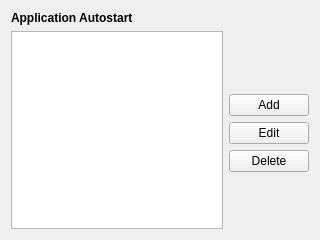
<?xml version="1.0" encoding="UTF-8"?>
<ui version="4.0">
 <class>AutoStartPage</class>
 <widget class="QWidget" name="AutoStartPage">
  <property name="geometry">
   <rect>
    <x>0</x>
    <y>0</y>
    <width>320</width>
    <height>240</height>
   </rect>
  </property>
  <layout class="QGridLayout" name="gridLayout_10">
   <item row="4" column="1">
    <widget class="QPushButton" name="deleteButton">
     <property name="text">
      <string>Delete</string>
     </property>
    </widget>
   </item>
   <item row="2" column="1">
    <widget class="QPushButton" name="addButton">
     <property name="text">
      <string>Add</string>
     </property>
    </widget>
   </item>
   <item row="3" column="1">
    <widget class="QPushButton" name="editButton">
     <property name="text">
      <string>Edit</string>
     </property>
    </widget>
   </item>
   <item row="0" column="0">
    <widget class="QLabel" name="label">
     <property name="font">
      <font>
       <weight>75</weight>
       <bold>true</bold>
      </font>
     </property>
     <property name="text">
      <string>Application Autostart</string>
     </property>
    </widget>
   </item>
   <item row="5" column="1">
    <spacer name="verticalSpacer_1">
     <property name="orientation">
      <enum>Qt::Vertical</enum>
     </property>
     <property name="sizeHint" stdset="0">
      <size>
       <width>20</width>
       <height>40</height>
      </size>
     </property>
    </spacer>
   </item>
   <item row="1" column="1">
    <spacer name="verticalSpacer_2">
     <property name="orientation">
      <enum>Qt::Vertical</enum>
     </property>
     <property name="sizeHint" stdset="0">
      <size>
       <width>20</width>
       <height>40</height>
      </size>
     </property>
    </spacer>
   </item>
   <item row="1" column="0" rowspan="5">
    <widget class="QTreeView" name="autoStartView">
     <attribute name="headerVisible">
      <bool>false</bool>
     </attribute>
    </widget>
   </item>
  </layout>
 </widget>
 <resources/>
 <connections/>
</ui>
